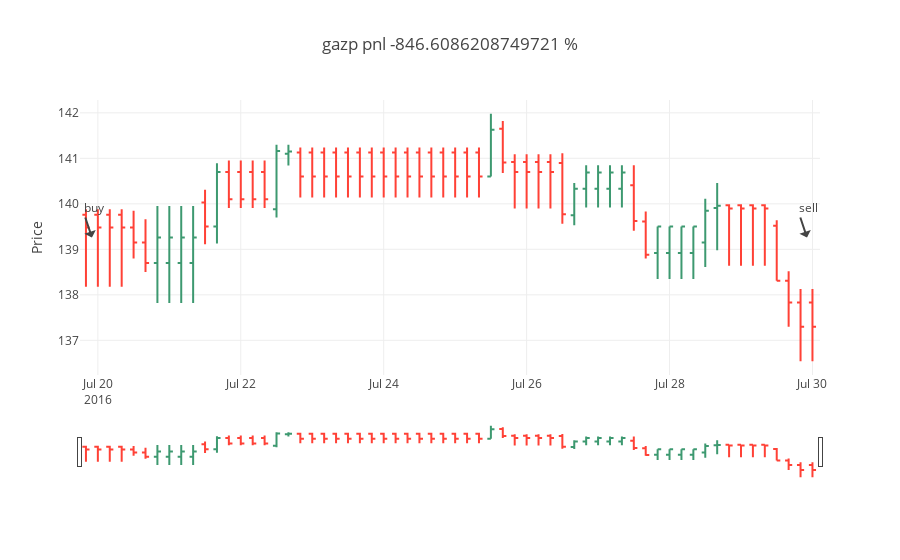

The notebook cell this image was saved under:
### Code cell
def plotOrders(startDt,endDt):
    ords=orders[startDt:endDt]
    ords[(ords.BuySell==-1) & (ords.OrderType=='Limit')].ix[:,'Price'].plot(color='red', linestyle='_', marker=">")
    ords[(ords.BuySell==1) & (ords.OrderType=='Limit')].ix[:,'Price'].plot(color='blue', linestyle='_', marker=">")


def showTrade(trdIdx):
    rec=trades.iloc[trdIdx, :]

    startDt = (rec['EntryDate'] - timedelta(minutes=320)).replace(second=0)
    endDt = (rec['ExitDate'] + timedelta(minutes=320)).replace(second=0)

    trds=trades[(trades.EntryDate > startDt) & (trades.EntryDate < endDt)]

#     for a,r in trds.iterrows():
#         col='red' if r['BuySell'] == -1 else 'green'
#         plt.plot([r['EntryDate'],r['ExitDate']],[r['EntryPrice'],r['ExitPrice']],color=col, marker='o')

    
    df=getDf(rec['Ticker'])
    df_l=df[(df.dt > startDt) & (df.dt < endDt)]

    
    data = [go.Ohlc(x=df_l['dt'],
                    open=df_l['o'],
                    high=df_l['h'],
                    low=df_l['l'],
                    close=df_l['c'])]
    
    layout = {
        'title': 'The Great Recession',
        'yaxis': {'title': 'Show trade'},
        'shapes': [{
            'x0': '2016-12-09', 'x1': '2016-12-09',
            'y0': 0, 'y1': 1, 'xref': 'x', 'yref': 'paper',
            'line': {'color': 'rgb(30,30,30)', 'width': 1}
        }],
        'annotations': [{
            'x': '2016-12-09',  'xref': 'x', 'yref': 'paper',
            'showarrow': True, 'xanchor': 'left',
            'text': 'Increase Period Begins'
        }]
    }
    
    layout1 = {
        'title': f'{rec.Ticker} pnl {rec.Pnl/rec.EntryPrice*100} %',
        'yaxis': {'title': 'Price'},
        'annotations': ann(rec)
    }
    
    fig = dict(data=data, layout=layout1)
    py.iplot(fig)
        

        


showTrade(0)

### Figure 1 — Plotly figure (JSON) as saved in the notebook; plotly's stock layout.template omitted (floating-point values rounded to 4 significant figures)
{"data": [{"close": [139.5, 139.5, 139.5, 139.5, 139.2, 138.7, 139.3, 139.3, 139.3, 139.3, 139.5, 140.7, 140.1, 140.1, 140.1, 140.1, 141.2, 141.2, 140.6, 140.6, 140.6, 140.6, 140.6, 140.6, 140.6, 140.6, 140.6, 140.6, 140.6, 140.6, 140.6, 140.6, 140.6, 140.6, 141.6, 140.9, 140.7, 140.7, 140.7, 140.7, 139.8, 140.3, 140.7, 140.7, 140.7, 140.7, 139.6, 138.9, 139.5, 139.5, 139.5, 139.5, 139.8, 140.0, 139.9, 139.9, 139.9, 139.9, 138.3, 137.8, 137.3, 137.3], "high": [139.9, 139.9, 139.9, 139.9, 139.8, 139.7, 139.9, 139.9, 139.9, 139.9, 140.3, 140.9, 140.9, 140.9, 140.9, 140.9, 141.3, 141.3, 141.2, 141.2, 141.2, 141.2, 141.2, 141.2, 141.2, 141.2, 141.2, 141.2, 141.2, 141.2, 141.2, 141.2, 141.2, 141.2, 142.0, 141.8, 141.1, 141.1, 141.1, 141.1, 141.1, 140.5, 140.8, 140.8, 140.8, 140.8, 140.8, 139.8, 139.5, 139.5, 139.5, 139.5, 140.1, 140.5, 140.0, 140.0, 140.0, 140.0, 139.6, 138.5, 138.1, 138.1], "low": [138.2, 138.2, 138.2, 138.2, 138.8, 138.5, 137.8, 137.8, 137.8, 137.8, 139.1, 139.1, 139.9, 139.9, 139.9, 139.9, 139.7, 140.8, 140.1, 140.1, 140.1, 140.1, 140.1, 140.1, 140.1, 140.1, 140.1, 140.1, 140.1, 140.1, 140.1, 140.1, 140.1, 140.1, 140.6, 140.7, 139.9, 139.9, 139.9, 139.9, 139.6, 139.5, 139.9, 139.9, 139.9, 139.9, 139.4, 138.8, 138.3, 138.3, 138.3, 138.3, 138.6, 139.0, 138.6, 138.6, 138.6, 138.6, 138.3, 137.3, 136.5, 136.5], "open": [139.8, 139.8, 139.8, 139.8, 139.5, 139.2, 138.7, 138.7, 138.7, 138.7, 140.0, 139.5, 140.7, 140.7, 140.7, 140.7, 139.9, 141.1, 141.1, 141.1, 141.1, 141.1, 141.1, 141.1, 141.1, 141.1, 141.1, 141.1, 141.1, 141.1, 141.1, 141.1, 141.1, 141.1, 140.6, 141.7, 140.9, 140.9, 140.9, 140.9, 140.9, 139.8, 140.3, 140.3, 140.3, 140.3, 140.4, 139.6, 138.9, 138.9, 138.9, 138.9, 139.2, 139.9, 140.0, 140.0, 140.0, 140.0, 139.5, 138.3, 137.8, 137.8], "type": "ohlc", "uid": "35425d7c-32bd-4a31-bebf-4952c10f1db8", "x": ["2016-07-19 20:00:00", "2016-07-20", "2016-07-20 04:00:00", "2016-07-20 08:00:00", "2016-07-20 12:00:00", "2016-07-20 16:00:00", "2016-07-20 20:00:00", "2016-07-21", "2016-07-21 04:00:00", "2016-07-21 08:00:00", "2016-07-21 12:00:00", "2016-07-21 16:00:00", "2016-07-21 20:00:00", "2016-07-22", "2016-07-22 04:00:00", "2016-07-22 08:00:00", "2016-07-22 12:00:00", "2016-07-22 16:00:00", "2016-07-22 20:00:00", "2016-07-23", "2016-07-23 04:00:00", "2016-07-23 08:00:00", "2016-07-23 12:00:00", "2016-07-23 16:00:00", "2016-07-23 20:00:00", "2016-07-24", "2016-07-24 04:00:00", "2016-07-24 08:00:00", "2016-07-24 12:00:00", "2016-07-24 16:00:00", "2016-07-24 20:00:00", "2016-07-25", "2016-07-25 04:00:00", "2016-07-25 08:00:00", "2016-07-25 12:00:00", "2016-07-25 16:00:00", "2016-07-25 20:00:00", "2016-07-26", "2016-07-26 04:00:00", "2016-07-26 08:00:00", "2016-07-26 12:00:00", "2016-07-26 16:00:00", "2016-07-26 20:00:00", "2016-07-27", "2016-07-27 04:00:00", "2016-07-27 08:00:00", "2016-07-27 12:00:00", "2016-07-27 16:00:00", "2016-07-27 20:00:00", "2016-07-28", "2016-07-28 04:00:00", "2016-07-28 08:00:00", "2016-07-28 12:00:00", "2016-07-28 16:00:00", "2016-07-28 20:00:00", "2016-07-29", "2016-07-29 04:00:00", "2016-07-29 08:00:00", "2016-07-29 12:00:00", "2016-07-29 16:00:00", "2016-07-29 20:00:00", "2016-07-30"]}], "layout": {"annotations": [{"showarrow": true, "text": "buy", "x": "2016-07-19 22:01:00", "xanchor": "left", "xref": "x", "yref": "paper"}, {"showarrow": true, "text": "sell", "x": "2016-07-29 22:10:00", "xanchor": "left", "xref": "x", "yref": "paper"}], "title": {"text": "gazp pnl -846.6086208749721 %"}, "yaxis": {"title": {"text": "Price"}}}}
